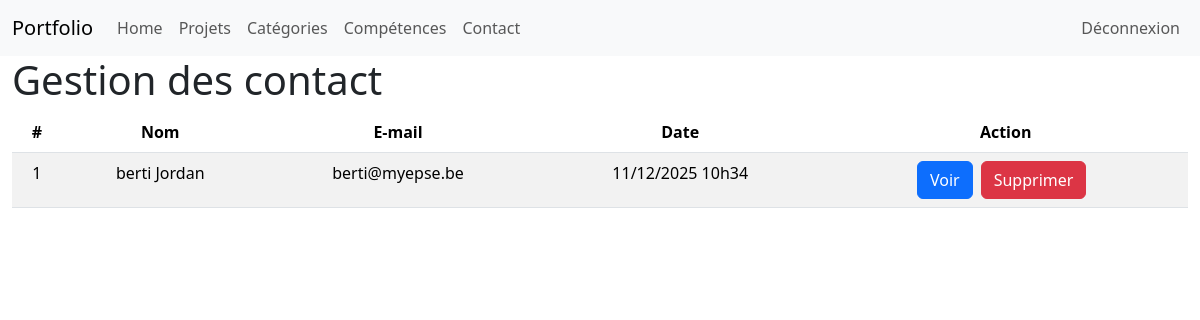
The page /admin/contact.php (signed in) on the database its author committed.
### tables this page shows
CREATE TABLE IF NOT EXISTS `contact` (
  `id` int NOT NULL AUTO_INCREMENT,
  `nom` varchar(255) NOT NULL,
  `email` varchar(255) NOT NULL,
  `date` datetime NOT NULL,
  `message` text NOT NULL,
  PRIMARY KEY (`id`)
);

### admin/contact.php (the view, shortened to what this page needs)
<?php
require "../config/connexion.php";
?>
<!DOCTYPE html>
<html lang="en">
<head>
    <link href="https://cdn.jsdelivr.net/npm/bootstrap@5.3.8/dist/css/bootstrap.min.css" rel="stylesheet">
    <link rel="stylesheet" href="style.css">
</head>
<body>
<?php
include("partials/nav.php");
?>
<div class="container-fluid">
    <h1>Gestion des contact</h1>
    <table class="table table-striped">
        <thead>
        <tr class="text-center">
            <th>#</th>
            <th>Nom</th>
            <th>E-mail</th>
            <th>Date</th>
            <th>Action</th>
        </tr>
        </thead>
        <tbody>
        <?php
            $req = $bdd->query("SELECT id, nom, email, DATE_FORMAT(date,'%d/%m/%Y %Hh%i') AS mydate FROM contact");
            while($don = $req->fetch())
            {
                echo "<tr class='text-center'>";
                    echo "<td>".$don['id']."</td>";
                    echo "<td>".$don['nom']."</td>";
                    echo "<td>".$don['email']."</td>";
                    echo "<td>".$don['mydate']."</td>";
                    echo "<td>";
                        echo "<a href='viewContact.php?id=".$don['id']."' class='btn btn-primary'>Voir</a>";
                        echo "<a href='contact.php?delete=".$don['id']."' class='btn btn-danger mx-2'>Supprimer</a>";
                    echo "</td>";
                echo "</tr>";
            }
        ?>
        </tbody>
    </table>
</div>
</body>
</html>

### rows shown on the page
contact: id "1", nom "berti Jordan", email "berti@myepse.be", mydate "11/12/2025 10h34"
